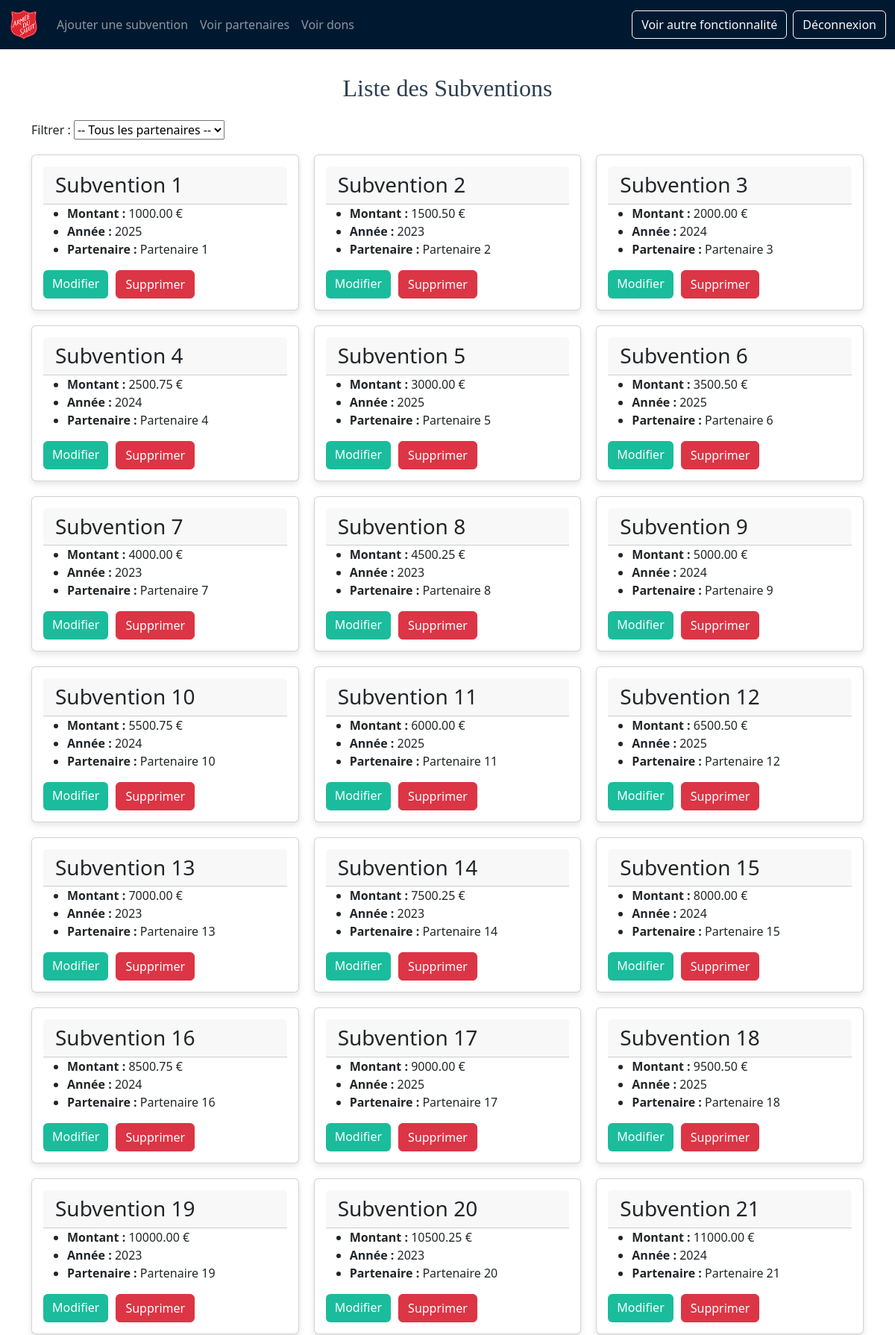
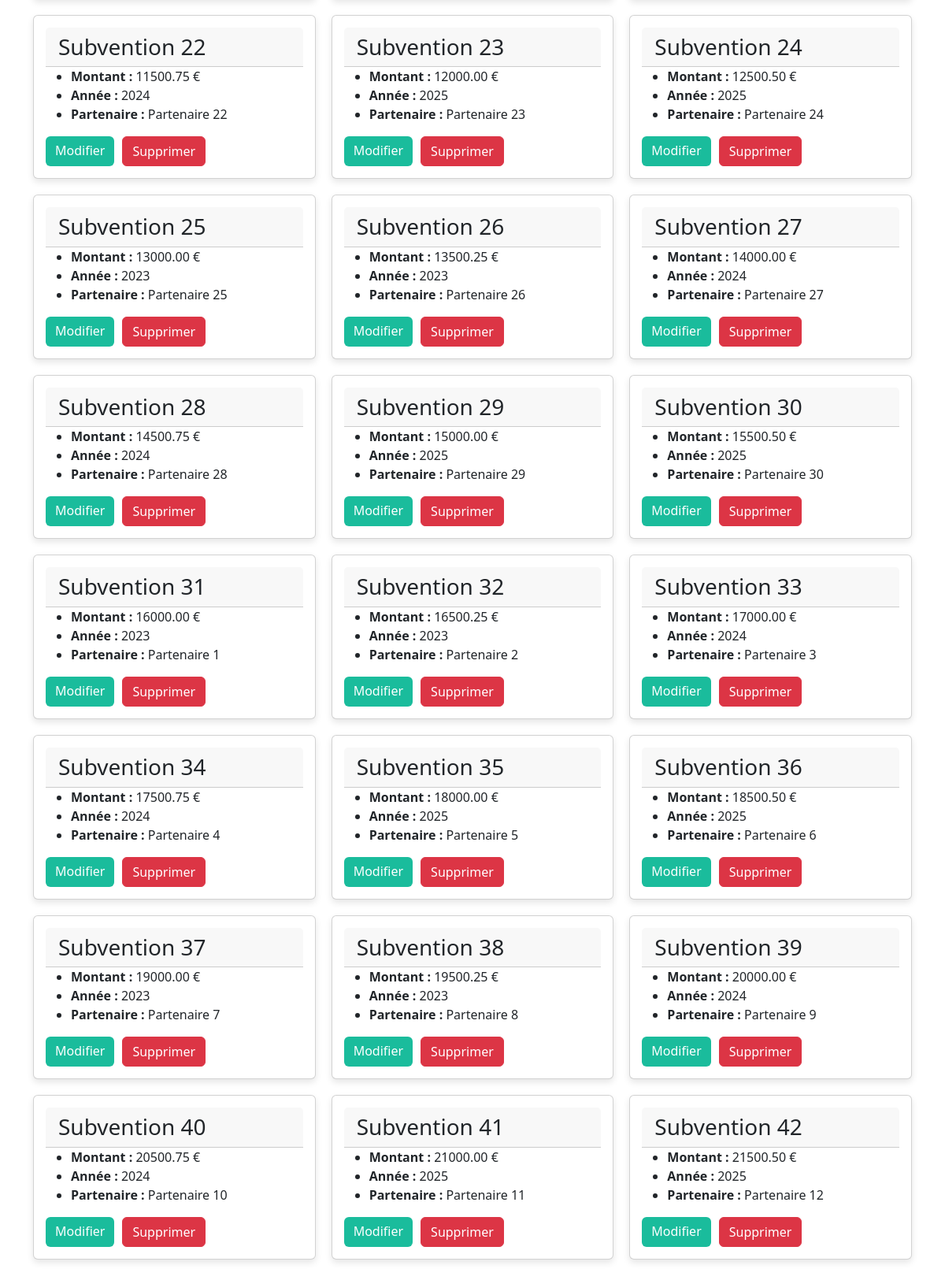
/fonction_3/affich_subv.php (signed in, upper part), run on the app's committed database (2 pictures, top to bottom).
### tables this page shows
CREATE TABLE `subvention` (
  `idSub` int NOT NULL AUTO_INCREMENT,
  `nom_sub` varchar(100) NOT NULL,
  `montant` decimal(10,2) NOT NULL,
  `annee` int NOT NULL,
  PRIMARY KEY (`idSub`)
);

CREATE TABLE `PARTENAIRE` (
  `idPart` int NOT NULL AUTO_INCREMENT,
  `nom` varchar(100) NOT NULL,
  `type_partenaire` varchar(50) NOT NULL,
  `contact` varchar(100) NOT NULL,
  `secteur` varchar(100) NOT NULL,
  `date_debut_partenariat` date DEFAULT NULL,
  PRIMARY KEY (`idPart`)
);

### fonction_3/affich_subv.php (the view, shortened to what this page needs)
<?php
require '../connexion/db_connect.php';
$selectedPartenaire = isset($_GET['idPart']) ? $_GET['idPart'] : '';
if ($selectedPartenaire) {
    $stmt = $pdo->prepare("SELECT s.idSub, s.nom_sub, s.montant, s.annee, p.nom AS partenaire_nom
                           FROM SUBVENTION s
                           JOIN RECOIT_SUBVENTION r ON s.idSub = r.idSub
                           JOIN PARTENAIRE p ON r.idPart = p.idPart
                           WHERE p.idPart = ?");
    $stmt->execute([$selectedPartenaire]);
} else {
    $stmt = $pdo->query("SELECT s.idSub, s.nom_sub, s.montant, s.annee, p.nom AS partenaire_nom
                         FROM SUBVENTION s
                         JOIN RECOIT_SUBVENTION r ON s.idSub = r.idSub
                         JOIN PARTENAIRE p ON r.idPart = p.idPart");
}
$subventions = $stmt->fetchAll();
?>
<!DOCTYPE html>
<html>
<head>
    <link rel="stylesheet" href="../styles.css">
    <link href="https://cdn.jsdelivr.net/npm/bootstrap@5.3.8/dist/css/bootstrap.min.css" rel="stylesheet">
</head>
<body>
<body class="container mt-4">
<nav class="navbar navbar-dark navbar-custom fixed-top navbar-expand-lg">
        <div class="container-fluid">
            <a class="navbar-brand" href="../page_d'acceuil/acceuil.html">
                <img src="../logo/asso-logo.png" class="logo" alt="">
            </a>
            <div class="collapse navbar-collapse" id="navbarNav">
                <ul class="navbar-nav me-auto">
                    <li class="nav-item"><a class="nav-link" href="add_subv.php">Ajouter une subvention</a></li>
                    <li class="nav-item"><a class="nav-link" href="index.php">Voir partenaires</a></li>
                    <li class="nav-item"><a class="nav-link" href="affich_don.php">Voir dons</a></li>
                </ul>
                <div class="d-flex gap-2">
                    <a href="../connexion/liste_fonction.html" class="btn btn-outline-light">Voir autre fonctionnalité</a>
                    <a href="../connexion/logout.php" class="btn btn-outline-light">Déconnexion</a>
                </div>
        </div>
    </div>
</nav>
<h1 class="page-title text-center mb-4">Liste des Subventions</h1>
<form class="row-3 g-3 page-actions" method="get">
    <label>Filtrer :</label>
    <select name="idPart" onchange="this.form.submit()">
        <option value="">-- Tous les partenaires --</option>
    </select>
</form>
<div class="card-container ">
<?php foreach($subventions as $s): ?>
    <div class="card subv-card">
        <h3 class="card-header"><?= htmlspecialchars($s['nom_sub']) ?></h3>
        <ul>
            <li><strong>Montant :</strong> <?= htmlspecialchars($s['montant']) ?> €</li>
            <li><strong>Année :</strong> <?= htmlspecialchars($s['annee']) ?></li>
            <li><strong>Partenaire :</strong> <?= htmlspecialchars($s['partenaire_nom']) ?></li>
        </ul>
        <div class="card-actions">
        <?php if (isset($_SESSION['role']) && $_SESSION['role'] === 'admin'): ?>
        <a href="modify_subv.php?id=<?= $s['idSub'] ?>" class="btn btn-primary">Modifier</a>
            <a href="delete_subv.php?id=<?= $s['idSub'] ?>" class="btn btn-danger" onclick="return confirm('Êtes-vous sûr de vouloir supprimer cette subvention ?');">Supprimer</a>
            <?php endif; ?>
        </div>
    </div>
<?php endforeach; ?>
</div>
</body>
</html>

### styles.css (style rules this page uses)
* { margin: 0; padding: 0; box-sizing: border-box; font-family: 'Segoe UI', Tahoma, Geneva, Verdana, sans-serif; }
body { background-color: #f5f5f5; padding: 20px; color: #333; }
.navbar { background-color: #011930; }
.logo { height: 40px; width: auto; object-fit: contain; }
.page-title { font-family: 'Playfair Display', serif; padding-top: 55px; font-size: 2rem; color: #2c3e50; }
.page-actions { margin-bottom: 20px; }
.card-container { display: grid; grid-template-columns: repeat(auto-fit, minmax(300px, 1fr)); gap: 20px; }
.card { background-color: #fff; border-radius: 10px; padding: 15px; box-shadow: 0 4px 8px rgba(0,0,0,0.1); transition: transform 0.2s, box-shadow 0.2s; display: flex; flex-direction: column; justify-content: flex-start; height: 100%; }
.card-header { border-bottom: 1px solid #eee; margin-bottom: 10px; }
.card-actions { margin-top: auto; display: flex; gap: 10px; flex-wrap: wrap; }
.card-actions .btn-primary { background-color: #1abc9c; border: none; transition: background-color 0.3s; }

### data on the page
subvention: nom_sub "Subvention 1", montant "1000.00", annee "2025", partenaire.nom "Partenaire 1"
subvention: nom_sub "Subvention 2", montant "1500.50", annee "2023", partenaire.nom "Partenaire 2"
subvention: nom_sub "Subvention 3", montant "2000.00", annee "2024", partenaire.nom "Partenaire 3"
subvention: nom_sub "Subvention 4", montant "2500.75", annee "2024", partenaire.nom "Partenaire 4"
subvention: nom_sub "Subvention 5", montant "3000.00", annee "2025", partenaire.nom "Partenaire 5"
subvention: nom_sub "Subvention 6", montant "3500.50", annee "2025", partenaire.nom "Partenaire 6"
subvention: nom_sub "Subvention 7", montant "4000.00", annee "2023", partenaire.nom "Partenaire 7"
subvention: nom_sub "Subvention 8", montant "4500.25", annee "2023", partenaire.nom "Partenaire 8"
subvention: nom_sub "Subvention 9", montant "5000.00", annee "2024", partenaire.nom "Partenaire 9"
subvention: nom_sub "Subvention 10", montant "5500.75", annee "2024", partenaire.nom "Partenaire 10"
subvention: nom_sub "Subvention 11", montant "6000.00", annee "2025", partenaire.nom "Partenaire 11"
subvention: nom_sub "Subvention 12", montant "6500.50", annee "2025", partenaire.nom "Partenaire 12"
subvention: nom_sub "Subvention 13", montant "7000.00", annee "2023", partenaire.nom "Partenaire 13"
subvention: nom_sub "Subvention 14", montant "7500.25", annee "2023", partenaire.nom "Partenaire 14"
subvention: nom_sub "Subvention 15", montant "8000.00", annee "2024", partenaire.nom "Partenaire 15"
subvention: nom_sub "Subvention 16", montant "8500.75", annee "2024", partenaire.nom "Partenaire 16"
subvention: nom_sub "Subvention 17", montant "9000.00", annee "2025", partenaire.nom "Partenaire 17"
subvention: nom_sub "Subvention 18", montant "9500.50", annee "2025", partenaire.nom "Partenaire 18"
subvention: nom_sub "Subvention 19", montant "10000.00", annee "2023", partenaire.nom "Partenaire 19"
subvention: nom_sub "Subvention 20", montant "10500.25", annee "2023", partenaire.nom "Partenaire 20"
subvention: nom_sub "Subvention 21", montant "11000.00", annee "2024", partenaire.nom "Partenaire 21"
subvention: nom_sub "Subvention 22", montant "11500.75", annee "2024", partenaire.nom "Partenaire 22"
subvention: nom_sub "Subvention 23", montant "12000.00", annee "2025", partenaire.nom "Partenaire 23"
subvention: nom_sub "Subvention 24", montant "12500.50", annee "2025", partenaire.nom "Partenaire 24"
subvention: nom_sub "Subvention 25", montant "13000.00", annee "2023", partenaire.nom "Partenaire 25"
subvention: nom_sub "Subvention 26", montant "13500.25", annee "2023", partenaire.nom "Partenaire 26"
subvention: nom_sub "Subvention 27", montant "14000.00", annee "2024", partenaire.nom "Partenaire 27"
subvention: nom_sub "Subvention 28", montant "14500.75", annee "2024", partenaire.nom "Partenaire 28"
subvention: nom_sub "Subvention 29", montant "15000.00", annee "2025", partenaire.nom "Partenaire 29"
subvention: nom_sub "Subvention 30", montant "15500.50", annee "2025", partenaire.nom "Partenaire 30"
subvention: nom_sub "Subvention 31", montant "16000.00", annee "2023", partenaire.nom "Partenaire 1"
subvention: nom_sub "Subvention 32", montant "16500.25", annee "2023", partenaire.nom "Partenaire 2"
subvention: nom_sub "Subvention 33", montant "17000.00", annee "2024", partenaire.nom "Partenaire 3"
subvention: nom_sub "Subvention 34", montant "17500.75", annee "2024", partenaire.nom "Partenaire 4"
subvention: nom_sub "Subvention 35", montant "18000.00", annee "2025", partenaire.nom "Partenaire 5"
subvention: nom_sub "Subvention 36", montant "18500.50", annee "2025", partenaire.nom "Partenaire 6"
subvention: nom_sub "Subvention 37", montant "19000.00", annee "2023", partenaire.nom "Partenaire 7"
subvention: nom_sub "Subvention 38", montant "19500.25", annee "2023", partenaire.nom "Partenaire 8"
subvention: nom_sub "Subvention 39", montant "20000.00", annee "2024", partenaire.nom "Partenaire 9"
subvention: nom_sub "Subvention 40", montant "20500.75", annee "2024", partenaire.nom "Partenaire 10"
subvention: nom_sub "Subvention 41", montant "21000.00", annee "2025", partenaire.nom "Partenaire 11"
subvention: nom_sub "Subvention 42", montant "21500.50", annee "2025", partenaire.nom "Partenaire 12"
